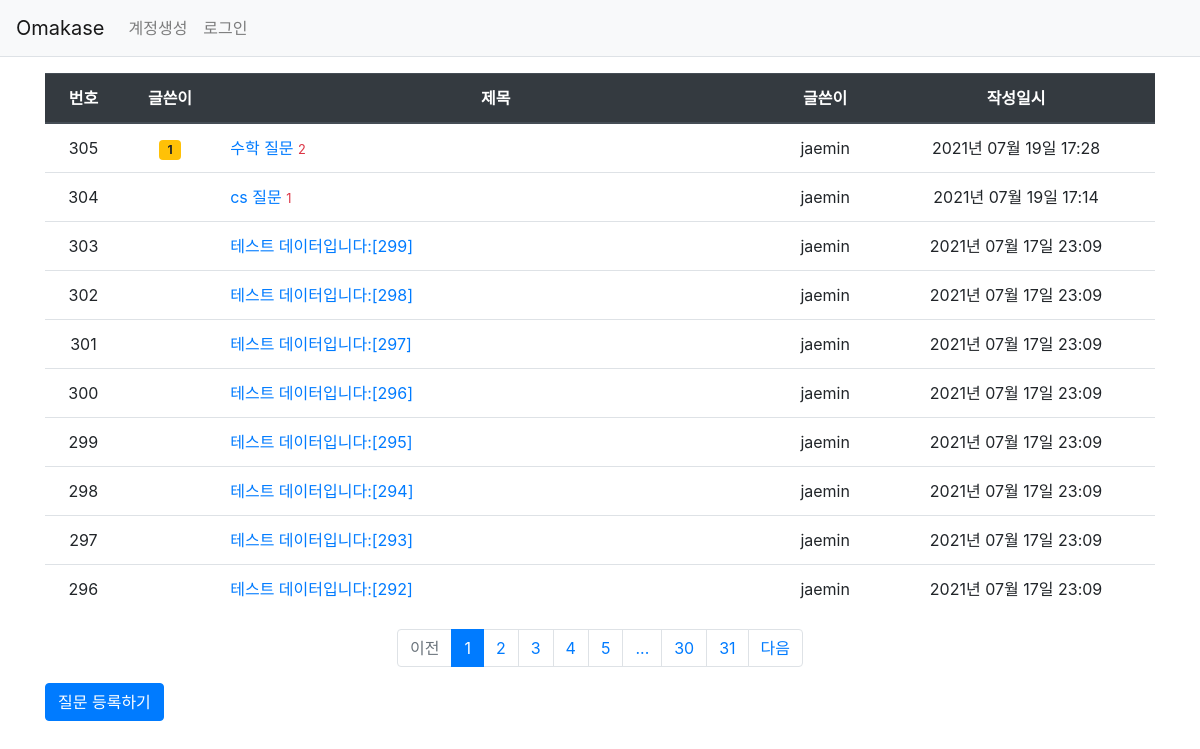
Page /question/list/ on the committed database.
### pybo/models.py (models this page shows)
class Question(db.Model):
    id = db.Column(db.Integer, primary_key=True)
    subject = db.Column(db.String(200), nullable=False)
    content = db.Column(db.Text(), nullable=False)
    create_date = db.Column(db.DateTime(), nullable=False)
    user_id = db.Column(db.Integer, db.ForeignKey('user.id', ondelete='CASCADE'), nullable=False)
    user = db.relationship('User', backref=db.backref('question_set'))
    modify_date = db.Column(db.DateTime(), nullable=True)
    voter = db.relationship('User', secondary=question_voter, backref=db.backref('question_voter_set'))

class User(db.Model):
    id = db.Column(db.Integer, primary_key=True)
    username = db.Column(db.String(150), unique=True, nullable=False)
    password = db.Column(db.String(200), nullable=False)
    email = db.Column(db.String(120), unique=True, nullable=False)

### pybo/views/question_views.py (the view)
@bp.route('/list/')
def _list():
    page = request.args.get('page', type=int, default=1)
    question_list = Question.query.order_by(Question.create_date.desc())
    question_list = question_list.paginate(page, per_page=10)
    return render_template('question/question_list.html', question_list=question_list)

### pybo/filter.py (called while the page is built)
def format_datetime(value, fmt='%Y년 %m월 %d일 %H:%M'):
    return value.strftime(fmt)

### pybo/views/auth_views.py (called while the page is built)
@bp.before_app_request
def load_logged_in_user():
    user_id = session.get('user_id')
    if user_id is None:
        g.user = None
    else:
        g.user = User.query.get(user_id)

### pybo/templates/question/question_list.html
{% extends 'base.html' %}
{% block content %}
<div class="container my-3">
    <table class="table">
        <thead>
        <tr class="text-center thead-dark">
            <th>번호</th>
            <th>글쓴이</th>
            <th style="width:50%">제목</th>
            <th>글쓴이</th>
            <th>작성일시</th>
        </tr>
        </thead>
        <tbody>
        {% if question_list %}
        {% for question in question_list.items %}
        <tr class="text-center">
            <td>{{ question_list.total - ((question_list.page-1) * question_list.per_page) - loop.index0 }}</td>
            <td>
                {% if question.voter|length > 0 %}
                <span class="badge badge-warning px-2 py-1">{{ question.voter|length }}</span>
                {% endif %}
            </td>
            <td class="text-left">
                <a href="{{ url_for('question.detail', question_id=question.id) }}">{{ question.subject }}</a>
                {% if question.answer_set|length > 0 %}
                <span class="text-danger small m1-2">{{ question.answer_set|length }}</span>
                {% endif %}
            </td>
            <td>{{ question.user.username }}</td>
            <td>{{ question.create_date|datetime }}</td>
        </tr>
        {% endfor %}
        {% else %}
        <tr>
            <td colspan="3">질문이 없습니다.</td>
        </tr>
        {% endif %}
        </tbody>
    </table>
    <ul class="pagination justify-content-center">
        {% if question_list.has_prev %}
        <li class="page-item">
            <a class="page-link" href="?page={{ question_list.prev_num }}">이전</a>
        </li>
        {% else %}
        <li class="page-item disabled">
            <a class="page-link" tabindex="-1" aria-disabled="true" href="#">이전</a>
        </li>
        {% endif %}
        {% for page_num in question_list.iter_pages() %}
            {% if page_num %}
                {% if page_num != question_list.page %}
                <li class="page-item">
                    <a class="page-link" href="?page={{ page_num }}">{{ page_num }}</a>
                </li>
                {% else %}
                <li class="page-item active" aria-current="page">
                    <a class="page-link" href="#">{{ page_num }}</a>
                </li>
                {% endif %}
           {% else %}
                <li class="disabled">
                    <a class="page-link" href="#">...</a>
                </li>
           {% endif %}
        {% endfor %}
        {% if question_list.has_next %}
        <li class="page-item">
            <a class="page-link" href="?page={{ question_list.next_num }}">다음</a>
        </li>
        {% else %}
        <li class="page-item disabled">
            <a class="page-link" tabindex="-1" aria-disabled="true" href="#">다음</a>
        </li>
        {% endif %}
    </ul>
    <a href="{{ url_for('question.create') }}" class="btn btn-primary">질문 등록하기</a>
</div>
{% endblock %}

### rows in the picture
Question: total "305", voter|length "1", subject "수학 질문", answer_set|length "2", user.username "jaemin", create_date "2021년 07월 19일 17:28"
Question: total "304", subject "cs 질문", answer_set|length "1", user.username "jaemin", create_date "2021년 07월 19일 17:14"
Question: total "303", subject "테스트 데이터입니다:[299]", user.username "jaemin", create_date "2021년 07월 17일 23:09"
Question: total "302", subject "테스트 데이터입니다:[298]", user.username "jaemin", create_date "2021년 07월 17일 23:09"
Question: total "301", subject "테스트 데이터입니다:[297]", user.username "jaemin", create_date "2021년 07월 17일 23:09"
Question: total "300", subject "테스트 데이터입니다:[296]", user.username "jaemin", create_date "2021년 07월 17일 23:09"
Question: total "299", subject "테스트 데이터입니다:[295]", user.username "jaemin", create_date "2021년 07월 17일 23:09"
Question: total "298", subject "테스트 데이터입니다:[294]", user.username "jaemin", create_date "2021년 07월 17일 23:09"
Question: total "297", subject "테스트 데이터입니다:[293]", user.username "jaemin", create_date "2021년 07월 17일 23:09"
Question: total "296", subject "테스트 데이터입니다:[292]", user.username "jaemin", create_date "2021년 07월 17일 23:09"

### other values in the picture
{{ page_num }} "1"
{{ page_num }} "2" "3" "4" "5" "30" "31"
